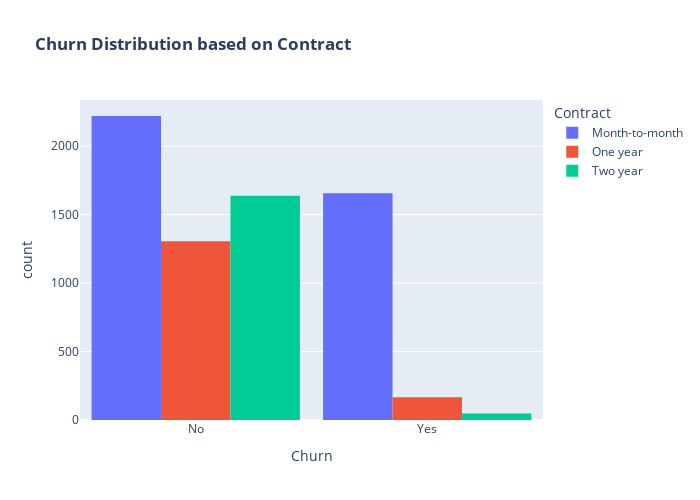

The cell this chart's notebook holds for it:
### Code cell
fig = px.histogram(df, x="Churn", color="Contract", barmode='group', title="<b>Churn Distribution based on Contract</b>")
fig.update_layout(width=700, height=500, bargap=0.1)
fig.show()

### Figure 1 — Plotly figure (JSON) as saved in the notebook; plotly's stock layout.template omitted (floating-point values rounded to 4 significant figures; data arrays with more than 128 entries replaced by an {"elided": "..."} marker saying what was removed)
{"data": [{"alignmentgroup": "True", "bingroup": "x", "hovertemplate": "Contract=Month-to-month<br>Churn=%{x}<br>count=%{y}<extra></extra>", "legendgroup": "Month-to-month", "marker": {"color": "#636efa", "pattern": {"shape": ""}}, "name": "Month-to-month", "offsetgroup": "Month-to-month", "orientation": "v", "showlegend": true, "type": "histogram", "x": {"elided": "3875 str values"}, "xaxis": "x", "yaxis": "y"}, {"alignmentgroup": "True", "bingroup": "x", "hovertemplate": "Contract=One year<br>Churn=%{x}<br>count=%{y}<extra></extra>", "legendgroup": "One year", "marker": {"color": "#EF553B", "pattern": {"shape": ""}}, "name": "One year", "offsetgroup": "One year", "orientation": "v", "showlegend": true, "type": "histogram", "x": {"elided": "1472 str values"}, "xaxis": "x", "yaxis": "y"}, {"alignmentgroup": "True", "bingroup": "x", "hovertemplate": "Contract=Two year<br>Churn=%{x}<br>count=%{y}<extra></extra>", "legendgroup": "Two year", "marker": {"color": "#00cc96", "pattern": {"shape": ""}}, "name": "Two year", "offsetgroup": "Two year", "orientation": "v", "showlegend": true, "type": "histogram", "x": {"elided": "1685 str values"}, "xaxis": "x", "yaxis": "y"}], "layout": {"bargap": 0.1, "barmode": "group", "height": 500, "legend": {"title": {"text": "Contract"}, "tracegroupgap": 0}, "title": {"text": "<b>Churn Distribution based on Contract</b>"}, "width": 700, "xaxis": {"anchor": "y", "domain": [0, 1], "title": {"text": "Churn"}}, "yaxis": {"anchor": "x", "domain": [0, 1], "title": {"text": "count"}}}}
